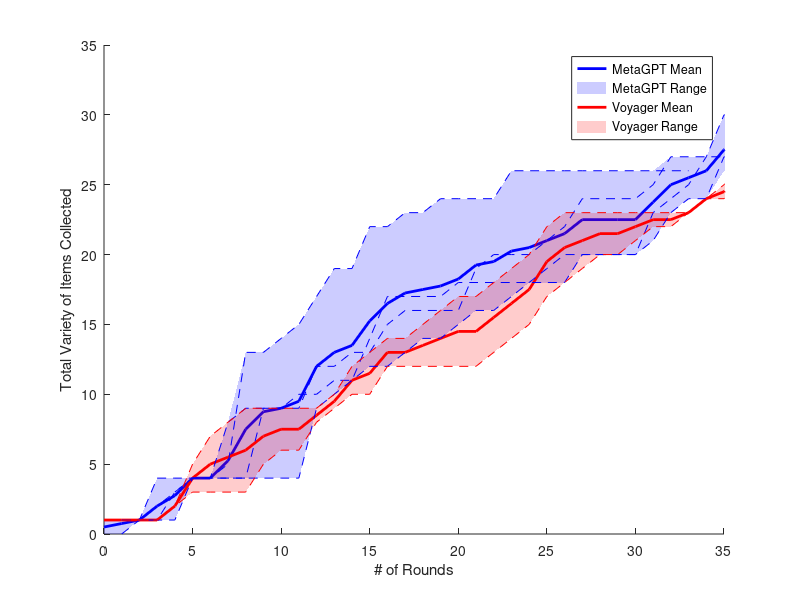

MATLAB code to generate this figure:
% 定义元素
y1 = {[1, 1, 4, 4, 4, 4, 5, 13, 13, 14, 15, 17, 19, 19, 22, 22, 23, 23, 24, 24, 24, 24, 26, 26, 26, 26, 26, 26, 26, 26, 26, 26, 26]; 
      [1, 1, 1, 1, 4, 4, 4, 4, 9, 9, 9, 12, 12, 13, 13, 15, 16, 16, 16, 16, 19, 20, 20, 20, 21, 22, 24, 24, 24, 24, 25, 27, 27, 27, 27, 31, 31, 31];
      [1, 1, 2, 3, 4, 4, 4, 4, 4, 4, 4, 9, 10, 11, 12, 12, 13, 14, 14, 15, 16, 16, 17, 18, 19, 20, 20, 20, 20, 20, 21, 23, 24, 24, 27, 27, 27, 27, 27, 27, 28, 28, 28, 28, 28, 29, 30, 30, 32, 32, 33, 34, 34, 34, 34, 37, 37];
      [0, 1, 1, 3, 4, 4, 8, 9, 9, 9, 10, 10, 11, 11, 14, 17, 17, 17, 17, 18, 18, 18, 18, 18, 18, 18, 20, 20, 20, 20, 23, 24, 25, 27, 30, 30, 30, 30, 30, 30, 30, 30, 30, 35, 35, 35, 35, 35, 35, 35, 35, 35, 35, 36, 38, 38, 38, 38, 38, 39, 39, 39, 39, 39, 42, 42, 42, 42, 42, 42, 42, 42, 42, 42, 42, 42, 42, 42, 42, 42, 42, 42];
      [1, 1, 1, 2, 5, 7, 8, 9, 9, 9, 9, 9, 10, 12, 13, 14, 14, 15, 16, 17, 17, 18, 19, 20, 22, 23, 23, 23, 23, 23, 23, 23, 23, 24, 24, 25, 25, 26, 27, 29, 29, 29, 29, 29, 29, 29, 29, 29, 32, 32, 32, 32, 37, 37, 37, 37, 37, 38, 38, 38, 38, 38, 38, 38, 38, 38, 38, 38, 38, 38, 38, 38, 38, 38, 40, 40, 40, 40, 41, 42, 42];
      [1, 1, 1, 2, 3, 3, 3, 3, 5, 6, 6, 8, 9, 10, 10, 12, 12, 12, 12, 12, 12, 13, 14, 15, 17, 18, 19, 20, 20, 21, 22, 22, 23, 24, 25, 27, 27, 28]};
x = {1:1:33;1:1:38;1:1:57;1:1:82;1:1:81;1:1:38};

% 创建共享的x向量
shared_x = 0:1:max(cellfun(@max,x));

% 拆分y1和x
y1_MetaGPT = y1(1:4);
x_MetaGPT = x(1:4);
y1_Voyager = y1(5:6);
x_Voyager = x(5:6);

% 插值和计算上下限
interp_y1_MetaGPT = cellfun(@(y, x) interp1(x, y, shared_x, 'linear', 'extrap'), y1_MetaGPT, x_MetaGPT, 'UniformOutput', false);
minY_MetaGPT = min(cell2mat(interp_y1_MetaGPT));
maxY_MetaGPT = max(cell2mat(interp_y1_MetaGPT));

interp_y1_Voyager = cellfun(@(y, x) interp1(x, y, shared_x, 'linear', 'extrap'), y1_Voyager, x_Voyager, 'UniformOutput', false);
minY_Voyager = min(cell2mat(interp_y1_Voyager));
maxY_Voyager = max(cell2mat(interp_y1_Voyager));

% 计算均值
meanY_MetaGPT = mean(cell2mat(interp_y1_MetaGPT));
meanY_Voyager = mean(cell2mat(interp_y1_Voyager));

% 绘图
figure
hold on

% 绘制MetaGPT的均值曲线，颜色设为蓝色
h1=plot(shared_x, meanY_MetaGPT, 'b', 'LineWidth', 2);

% 绘制MetaGPT的上下限范围，颜色设为蓝色
h2=fill([shared_x, fliplr(shared_x)], [minY_MetaGPT, fliplr(maxY_MetaGPT)], 'b', 'FaceAlpha', 0.2, 'EdgeColor', 'none');

% 绘制Voyager的均值曲线，颜色设为红色
h3=plot(shared_x, meanY_Voyager, 'r', 'LineWidth', 2);

% 绘制Voyager的上下限范围，颜色设为红色
h4=fill([shared_x, fliplr(shared_x)], [minY_Voyager, fliplr(maxY_Voyager)], 'r', 'FaceAlpha', 0.2, 'EdgeColor', 'none');

% 绘制MetaGPT的每一条曲线
for i = 1:length(y1_MetaGPT)
    plot(x_MetaGPT{i}, y1_MetaGPT{i}, 'b--'); % 使用蓝色虚线
end

% 绘制Voyager的每一条曲线
for i = 1:length(y1_Voyager)
    plot(x_Voyager{i}, y1_Voyager{i}, 'r--'); % 使用红色虚线
end

% 设置坐标轴范围和标签
xlim([0 35]) % x轴范围设为最大的x值
ylim([0 35])
xlabel('# of Rounds')
ylabel('Total Variety of Items Collected')

% 设置标题和图例（假设每条线代表一个方法）
legend([h1,h2,h3,h4],'MetaGPT Mean','MetaGPT Range', 'Voyager Mean','Voyager Range')

hold off
